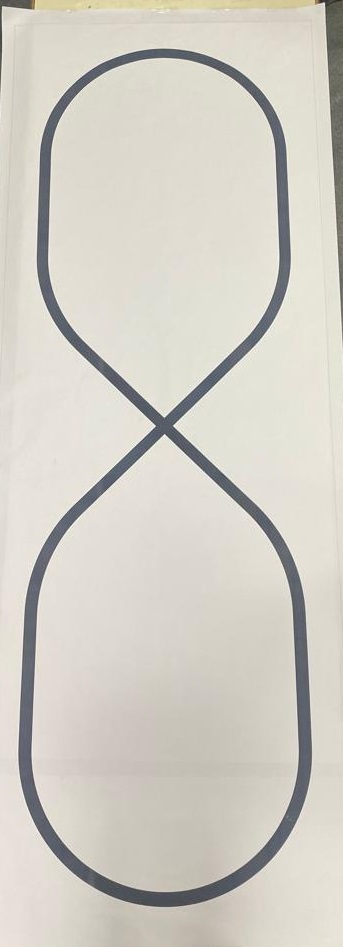
//> input picture Image Processing/openCV_C++/1.png, 343 x 947 px
$ ./Source   (built with g++ and OpenCV 4)
//> lines starting //> are read from the running program, lines starting //| are printed output that depends on the picture; after the words box and inside, x2 and y2 are one past the last pixel; in counts of white or black regions, pixels touching at a corner belong together
//> further down, image is the input picture: 947 rows x 343 cols, CV_8UC3; mean B, G, R 197.1, 205.8, 209.3
### Image Processing/openCV_C++/utils.h
#ifndef UTILS_H    // To make sure you don't declare the function more than once by including the header multiple times.
#define UTILS_H


#include <stdio.h>
#include <iostream>
#include <opencv2/opencv.hpp> //Include OpenCV header file

using namespace cv;
using namespace std;

Mat thin_image(Mat image);

#endif

### Image Processing/openCV_C++/ScanTrack.h
#ifndef PLAYER_H    // To make sure you don't declare the function more than once by including the header multiple times.
#define PLAYER_H


#include <stdio.h>
#include <iostream>
#include <opencv2/opencv.hpp> //Include OpenCV header file

//#include "utils.cpp";
using namespace cv;
using namespace std;


void scan_track(bool& wrapped, Mat& image_lines, vector<Vec4i>& start_end_points,Mat image, int thickness = 20);
void extract_lines(Mat& image_lines, vector<Vec4i>& start_end_points,Mat image, double rho = 1, double  theta = 1 * CV_PI / 180, int threshold = 100, double minLineLength = 100, double  maxLineGap = 50, int thickness = 20);


#endif

### Image Processing/openCV_C++/utils.cpp
# include "utils.h";

Mat thin_image(Mat image) {
	/*
		 image : Gray Image
		Returns : thinned Binary Image
		*/
		//Convert to Binary
	//threshold(src_gray, dst, threshold_value, max_binary_value, threshold_type);
	Mat image_binary;
	threshold(image, image_binary, 127, 255, 0);
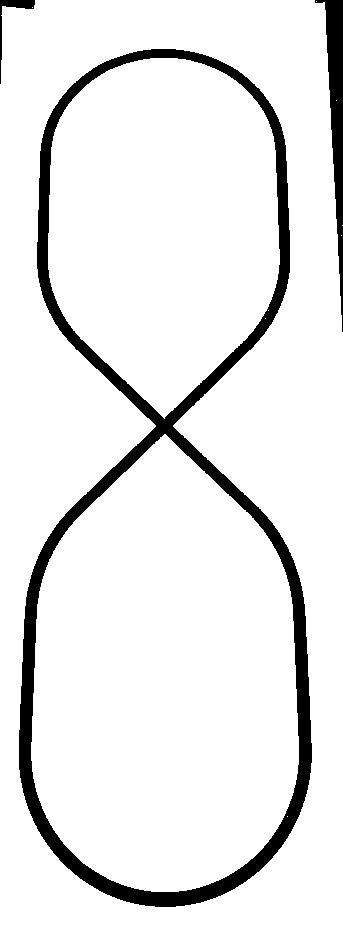
//> image_binary: 947 rows x 343 cols, CV_8UC1; 91.2% white; 3 black regions, box (x1, y1, x2, y2) and area: (19, 49, 312, 907) 24902, (315, 0, 343, 332) 3141, (0, 0, 35, 84) 394

	//line is white
	bitwise_not(image_binary, image_binary);

	// Structuring Element
	Mat kernel;
	kernel = getStructuringElement(MORPH_CROSS, Size(3, 3));
	cout << kernel << endl;
	//Create an empty output image to hold values
	Mat thin;
	thin = Mat::zeros(image_binary.size(), CV_8UC1);

	//Loop until erosion leads to an empty set
	while (countNonZero(image_binary) != 0) {
		// Erosion
		Mat erode_image;
		erode(image_binary, erode_image, kernel);
		// Opening on eroded image
		Mat opening;
		morphologyEx(erode_image, opening, MORPH_OPEN, kernel);
		//Subtract these two
		Mat subset;
		subset = erode_image - opening;

		//Union of all previous sets
		Mat result = thin;
		bitwise_or(thin, subset, result);
		thin = result;
		// Set the eroded image for next iteration
		image_binary = erode_image.clone();
	}
//> this loop made 20 passes
//> pass 1, in thin_image, `erode(image_binary, erode_image, kernel);`:
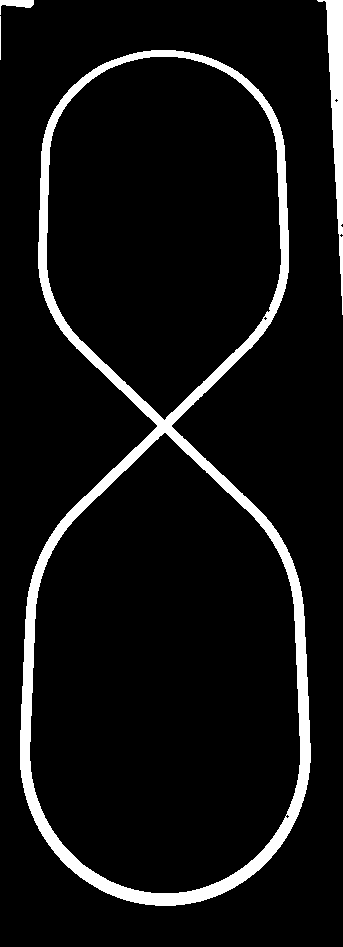
//> erode_image: 947 rows x 343 cols, CV_8UC1; 7.4% white; 4 white regions, box (x1, y1, x2, y2) and area: (20, 50, 311, 906) 21042, (317, 0, 343, 315) 2786, (0, 0, 34, 15) 230, (0, 16, 1, 60) 44
//> pass 1, in thin_image, `subset = erode_image - opening;`:
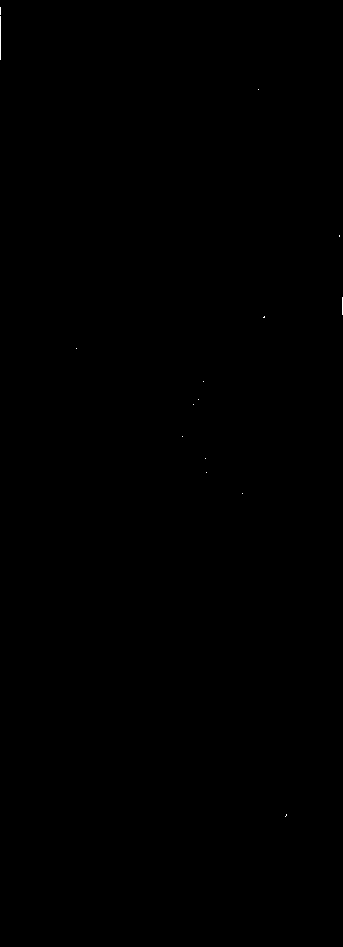
//> subset: 947 rows x 343 cols, CV_8UC1; 0.03% white in thin lines or dots, all inside (x1, y1, x2, y2) = (0, 7, 343, 817)
//> pass 2, in thin_image, `erode(image_binary, erode_image, kernel);`:
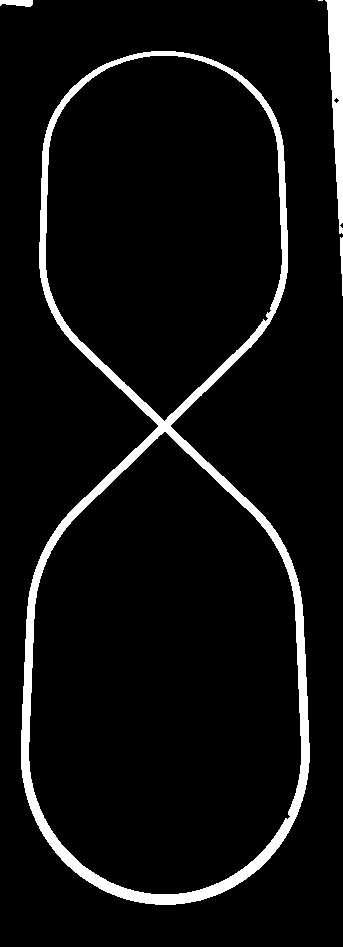
//> erode_image: 947 rows x 343 cols, CV_8UC1; 6.1% white; 5 white regions (1 under 20 px), largest, box (x1, y1, x2, y2) and area: (21, 51, 310, 905) 17191, (325, 0, 343, 234) 2326, (0, 0, 33, 7) 184, (340, 237, 343, 296) 114
//> after the loop: image_binary: 947 rows x 343 cols, CV_8UC1; every value is 0
//> after the loop:
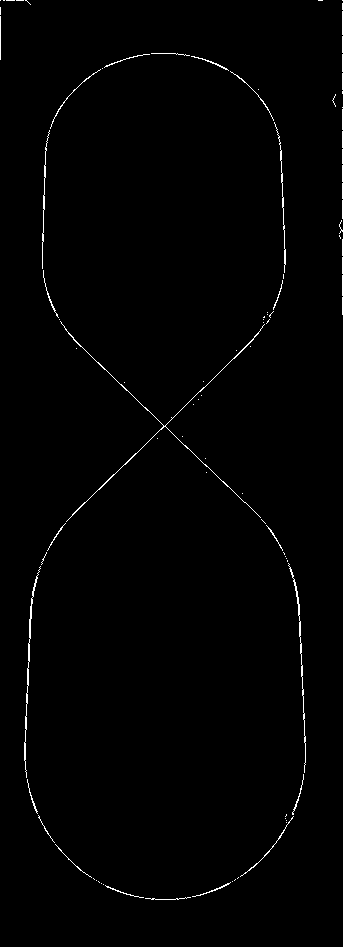
//> thin: 947 rows x 343 cols, CV_8UC1; 0.9% white in thin lines or dots
	// show_images([image, image_binary, thin], ["Original", "Binary", "Thin"])
	return thin;
}

### Image Processing/openCV_C++/ScanTrack.cpp
# include"utils.h"
# include "ScanTrack.h";

void extract_lines(Mat& image_lines, vector<Vec4i>& start_end_points, Mat image, double rho, double  theta, int threshold, double minLineLength, double  maxLineGap, int thickness) {
	/*
	Extract Line out of the RGB image
	Arguments :
image: RGB Track image
threshold : no of min votes so that line is detected as line by Hough
minLineLength : min length so the line is detected
maxLineGap : max allowed gap between lines to be treated as a 1 line(this breaks long un connected lines to 2 lines :D)
thickness : thickness of white line drawn for straight line(returned image)
Returns : Binary image of size = image size where 1's detect line
*/


// Convert the image to gray - scale
	Mat  image_gray;
	Mat kernel, Dilate;
	cvtColor(image, image_gray, COLOR_RGB2GRAY);


	// Thinning Image
	Mat thinned = thin_image(image_gray);
	// Dilate
	kernel = getStructuringElement(MORPH_CROSS, Size(3, 3));
	dilate(thinned, Dilate, kernel);
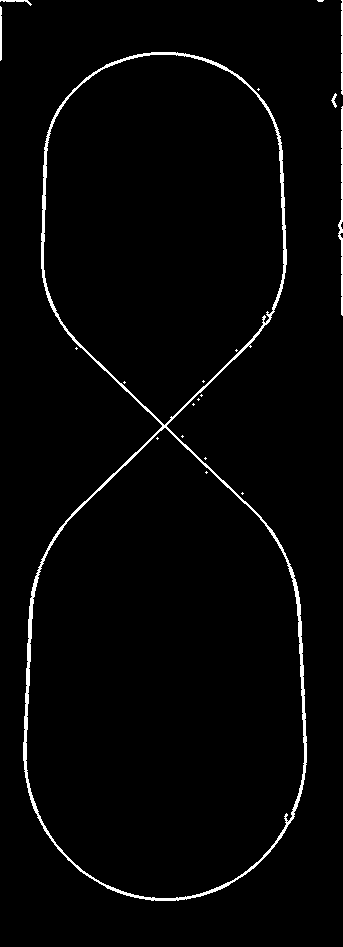
//> Dilate: 947 rows x 343 cols, CV_8UC1; 2.2% white; 20 white regions (14 under 20 px), largest, box (x1, y1, x2, y2) and area: (23, 52, 307, 901) 6409, (338, 106, 343, 316) 430, (341, 0, 343, 95) 182, (0, 6, 2, 61) 107, (0, 0, 32, 6) 62, (331, 93, 337, 108) 41

	// Find the edges in the image using canny detector
	Mat edges = Dilate;


	//# Hough Lines
	//	# Syntax:HoughLinesP(Edged image, Rho Resolution, Angle Resolution, threshold, min length of line, max distance between lines)
	//	# minLineLength : Lines shorter than that are rejected
	//	# maxLineGap : max allowed gap between lines to be treated as a 1 line(this breaks long un connected lines to 2 lines :D)
	//	# 0 <= rho < Rmax
	vector<Vec4i>lines;

	HoughLinesP(edges, lines, rho, theta, threshold, minLineLength, maxLineGap);
//> lines = 13 lines (x1, y1, x2, y2), first 8: [23, 742, 30, 598], [297, 586, 306, 764], [168, 430, 275, 307], [123, 382, 274, 533], [24, 771, 30, 610], [43, 282, 43, 165], [283, 283, 283, 173], [125, 465, 269, 321]
	cout << "Hough Lines Detected " << lines.size();
//| Hough Lines Detected 13

	// # Draw lines on the image
	image_lines = Mat::zeros(image.size(), CV_8UC1);//Inverted image


	/*	 Store start and end points of each line
		 start_end_points = np.empty((1, np.shape(lines))[0])# 1d with size = no of lines detected
		 FIXME: no of line, 1 * **, 4[Take care to tale[0] before taking point 😉](Solved this Problem by reshape)
	*/
	//Mat start_end_points = lines.reshape((np.shape(lines)[0], 4);
	start_end_points = lines;
//> start_end_points = 13 items, first 8: [23, 742, 30, 598], [297, 586, 306, 764], [168, 430, 275, 307], [123, 382, 274, 533], [24, 771, 30, 610], [43, 282, 43, 165], [283, 283, 283, 173], [125, 465, 269, 321]


	//Draw Lines on Image
	int index = 0;
	for (auto line_inst : lines) {
		int x1 = line_inst[0];
		int y1 = line_inst[1];

		int x2 = line_inst[2];
		int y2 = line_inst[3];
		line(image_lines, Point(x1, y1), Point(x2, y2), Scalar(255 - index, 255, 255), thickness);
	}
//> this loop made 13 passes
//> (x1, y1, x2, y2) on passes 1 to 12: (23, 742, 30, 598), (297, 586, 306, 764), (168, 430, 275, 307), (123, 382, 274, 533), (24, 771, 30, 610), (43, 282, 43, 165), (283, 283, 283, 173), (125, 465, 269, 321), (342, 315, 342, 0), (44, 286, 44, 148), (282, 288, 282, 150), (298, 591, 306, 749)
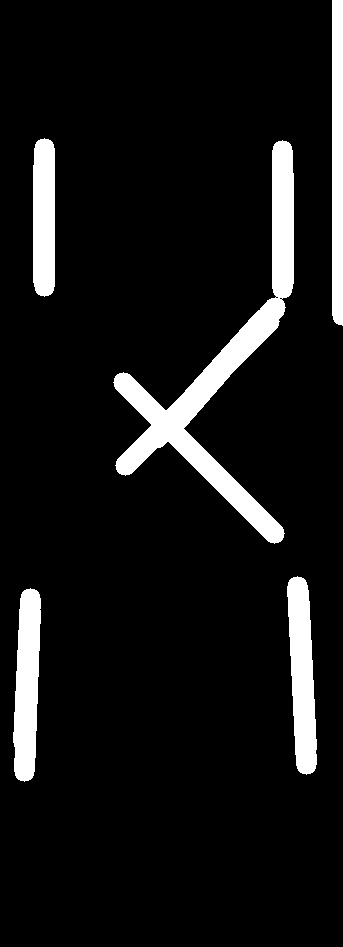
//> image_lines: 947 rows x 343 cols, CV_8UC1; 8.7% white; 5 white regions, box (x1, y1, x2, y2) and area: (113, 140, 294, 544) 12999, (287, 576, 317, 775) 4191, (13, 588, 41, 782) 4131, (332, 0, 343, 326) 3555, (33, 138, 55, 297) 3333

		//# To See Each Line Detected Uncomment This
	for (int i; i < lines.size(); i++) {
		int x1 = lines[i][0];
		int y1 = lines[i][1];

		int x2 = lines[i][2];
		int y2 = lines[i][3];
		line(image_lines, Point(x1, y1), Point(x2, y2), Scalar(255 - index, 255, 255), thickness);
		imshow("Track Lines", image_lines);
		waitKey(0);

	}

		//# Take one channel(Binary)
		//# image_lines = (image_lines[:, : , 0]//255).astype(int)
		//	image_lines = (image_lines[:, : , 0]).astype(int)


	//		if (globals.debug) :
	//			show_images([image, image_gray], ['Original', "Gray"], windowTitle = "extract_lines", BGR = False)
	//			show_images([thinned, edges, image_lines], ['Thinned', 'Edges', 'Lines Matrix'], windowTitle = "extract_lines", BGR = False)

	//			# Return a Binary Image(1 Channel) for the lines
	//			return image_lines, start_end_points

	return;
}


void scan_track(bool& wrapped, Mat& image_lines, vector<Vec4i>& start_end_points, Mat image, int thickness) {

	//track_image : BGR Track Image
	//thickness : Thickness of the wite line Drawn : )
	//return: Matrix of size = Image size and lines Detected are 1's

	// 1.Extract Track Paper From the Image
	//# paper_img, wrapped = ExtractPaper(track_image)

    // if(not wrapped):
	//     return False, None, None

	// 2.Detect Straight Lines in the Track
	Mat paper_img = image; // Temp till we have paper_img returned Correctly
	extract_lines(image_lines, start_end_points, paper_img, thickness = thickness);

	wrapped = true;

	return;
}

### Image Processing/openCV_C++/Source.cpp
/* @functions:  imshow, waitKey, destroyAllWindows, imread, flip, namedWindow, destroyWindow
 * @brief:      Basic functions of OpenCV are shown
 * @author:     C. Mauricio Arteaga-Escamilla
 */
#include <stdio.h>
#include <iostream>
#include <opencv2/opencv.hpp> //Include OpenCV header file
#include "ScanTrack.h";
using namespace cv;
using namespace std;

int main(int argc, char** argv)
{
    // [23 lines of commented-out code are left out]
	std::string path = "1.png";

    Mat image = imread(path, 1); //Reading from a path


    bool wrapped;
    Mat image_lines;
    vector<Vec4i>start_end_points;
    scan_track(wrapped, image_lines, start_end_points, image);
//> wrapped = true
    imshow("Track Lines", image_lines);
    waitKey(0);

    return 0;
}

$ run again, with Image Processing/openCV_C++/1a7367da-b4a2-458d-82d2-c3cdcf09b832.jfif saved as Image Processing/openCV_C++/1.png
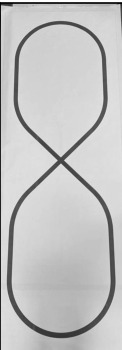
//> input picture Image Processing/openCV_C++/1a7367da-b4a2-458d-82d2-c3cdcf09b832.jfif, 122 x 350 px
//> image is the input picture: 350 rows x 122 cols, CV_8UC3; min 0, max 255, mean 194.6
//> in thin_image, `threshold(image, image_binary, 127, 255, 0);`:
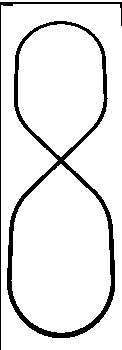
//> image_binary: 350 rows x 122 cols, CV_8UC1; 90.7% white; 2 black regions, box (x1, y1, x2, y2) and area: (7, 21, 115, 338) 3354, (0, 2, 122, 350) 638
//> the loop in thin_image, `while (countNonZero(image_binary) != 0)` made 4 passes
//> in extract_lines, `dilate(thinned, Dilate, kernel);`:
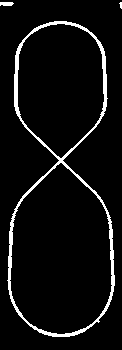
//> Dilate: 350 rows x 122 cols, CV_8UC1; 5.8% white; 3 white regions (1 under 20 px), largest, box (x1, y1, x2, y2) and area: (7, 21, 115, 337) 2430, (0, 2, 14, 6) 50
//> lines = empty
//| Hough Lines Detected 0
//> wrapped = true
